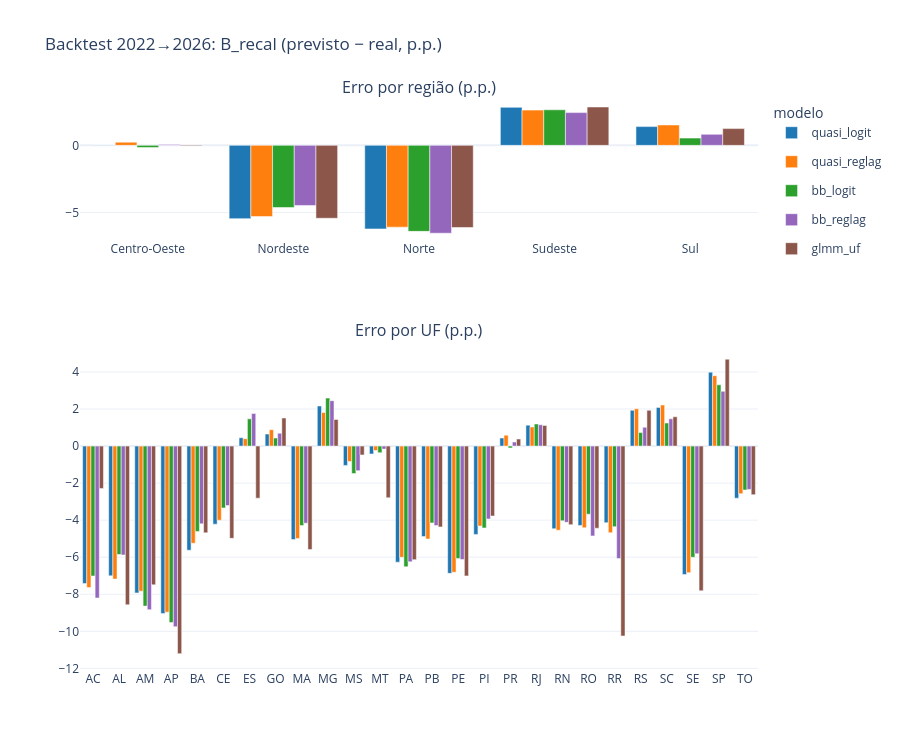

Notebook code for this chart:
### Markdown cell above
## 12.4 Erro por região e UF (variantes A e B)

### Code cell
for var in ("A_bruto", "B_recal"):
    SA.salvar_fig(G.figura_backtest(var, reg_t, uf_t), PASTA_F, f"backtest_{var}")
G.figura_backtest("B_recal", reg_t, uf_t).show()

### Figure 1 — Plotly figure (JSON) as saved in the notebook; plotly's stock layout.template omitted (floating-point values rounded to 4 significant figures)
{"data": [{"legendgroup": "quasi_logit", "marker": {"color": "#1f77b4"}, "name": "quasi_logit", "type": "bar", "x": ["Centro-Oeste", "Nordeste", "Norte", "Sudeste", "Sul"], "xaxis": "x", "y": [0.02133, -5.459, -6.224, 2.831, 1.396], "yaxis": "y"}, {"legendgroup": "quasi_reglag", "marker": {"color": "#ff7f0e"}, "name": "quasi_reglag", "type": "bar", "x": ["Centro-Oeste", "Nordeste", "Norte", "Sudeste", "Sul"], "xaxis": "x", "y": [0.2384, -5.303, -6.092, 2.624, 1.519], "yaxis": "y"}, {"legendgroup": "bb_logit", "marker": {"color": "#2ca02c"}, "name": "bb_logit", "type": "bar", "x": ["Centro-Oeste", "Nordeste", "Norte", "Sudeste", "Sul"], "xaxis": "x", "y": [-0.1634, -4.63, -6.407, 2.649, 0.5404], "yaxis": "y"}, {"legendgroup": "bb_reglag", "marker": {"color": "#9467bd"}, "name": "bb_reglag", "type": "bar", "x": ["Centro-Oeste", "Nordeste", "Norte", "Sudeste", "Sul"], "xaxis": "x", "y": [0.05705, -4.478, -6.544, 2.438, 0.8221], "yaxis": "y"}, {"legendgroup": "glmm_uf", "marker": {"color": "#8c564b"}, "name": "glmm_uf", "type": "bar", "x": ["Centro-Oeste", "Nordeste", "Norte", "Sudeste", "Sul"], "xaxis": "x", "y": [-0.0485, -5.43, -6.121, 2.856, 1.248], "yaxis": "y"}, {"legendgroup": "quasi_logit", "marker": {"color": "#1f77b4"}, "name": "quasi_logit", "showlegend": false, "type": "bar", "x": ["AC", "AL", "AM", "AP", "BA", "CE", "ES", "GO", "MA", "MG", "MS", "MT", "PA", "PB", "PE", "PI", "PR", "RJ", "RN", "RO", "RR", "RS", "SC", "SE", "SP", "TO"], "xaxis": "x2", "y": [-7.422, -7.007, -7.928, -9.042, -5.623, -4.215, 0.4495, 0.649, -5.045, 2.163, -1.042, -0.4264, -6.266, -4.886, -6.871, -4.769, 0.4332, 1.13, -4.463, -4.284, -4.138, 1.929, 2.087, -6.931, 3.992, -2.812], "yaxis": "y2"}, {"legendgroup": "quasi_reglag", "marker": {"color": "#ff7f0e"}, "name": "quasi_reglag", "showlegend": false, "type": "bar", "x": ["AC", "AL", "AM", "AP", "BA", "CE", "ES", "GO", "MA", "MG", "MS", "MT", "PA", "PB", "PE", "PI", "PR", "RJ", "RN", "RO", "RR", "RS", "SC", "SE", "SP", "TO"], "xaxis": "x2", "y": [-7.64, -7.182, -7.833, -8.966, -5.248, -4.002, 0.4, 0.8845, -4.995, 1.807, -0.8344, -0.2378, -6.005, -5.013, -6.815, -4.321, 0.5899, 1.031, -4.544, -4.409, -4.676, 2.014, 2.216, -6.833, 3.802, -2.572], "yaxis": "y2"}, {"legendgroup": "bb_logit", "marker": {"color": "#2ca02c"}, "name": "bb_logit", "showlegend": false, "type": "bar", "x": ["AC", "AL", "AM", "AP", "BA", "CE", "ES", "GO", "MA", "MG", "MS", "MT", "PA", "PB", "PE", "PI", "PR", "RJ", "RN", "RO", "RR", "RS", "SC", "SE", "SP", "TO"], "xaxis": "x2", "y": [-7.016, -5.854, -8.64, -9.529, -4.608, -3.34, 1.469, 0.4345, -4.294, 2.589, -1.486, -0.3583, -6.517, -4.148, -6.072, -4.418, -0.09998, 1.194, -4.032, -3.675, -4.354, 0.7315, 1.245, -6.003, 3.31, -2.37], "yaxis": "y2"}, {"legendgroup": "bb_reglag", "marker": {"color": "#9467bd"}, "name": "bb_reglag", "showlegend": false, "type": "bar", "x": ["AC", "AL", "AM", "AP", "BA", "CE", "ES", "GO", "MA", "MG", "MS", "MT", "PA", "PB", "PE", "PI", "PR", "RJ", "RN", "RO", "RR", "RS", "SC", "SE", "SP", "TO"], "xaxis": "x2", "y": [-8.201, -5.878, -8.831, -9.751, -4.2, -3.212, 1.759, 0.694, -4.16, 2.45, -1.331, -0.1642, -6.25, -4.289, -6.126, -3.934, 0.219, 1.151, -4.116, -4.848, -6.068, 1.015, 1.469, -5.814, 2.957, -2.342], "yaxis": "y2"}, {"legendgroup": "glmm_uf", "marker": {"color": "#8c564b"}, "name": "glmm_uf", "showlegend": false, "type": "bar", "x": ["AC", "AL", "AM", "AP", "BA", "CE", "ES", "GO", "MA", "MG", "MS", "MT", "PA", "PB", "PE", "PI", "PR", "RJ", "RN", "RO", "RR", "RS", "SC", "SE", "SP", "TO"], "xaxis": "x2", "y": [-2.287, -8.566, -7.493, -11.21, -4.685, -4.981, -2.813, 1.515, -5.587, 1.44, -0.4777, -2.79, -6.131, -4.365, -7.008, -3.775, 0.38, 1.115, -4.242, -4.435, -10.26, 1.931, 1.582, -7.814, 4.691, -2.622], "yaxis": "y2"}], "layout": {"annotations": [{"font": {"size": 16}, "showarrow": false, "text": "Erro por região (p.p.)", "x": 0.5, "xanchor": "center", "xref": "paper", "y": 1.0, "yanchor": "bottom", "yref": "paper"}, {"font": {"size": 16}, "showarrow": false, "text": "Erro por UF (p.p.)", "x": 0.5, "xanchor": "center", "xref": "paper", "y": 0.574, "yanchor": "bottom", "yref": "paper"}], "barmode": "group", "height": 750, "legend": {"title": {"text": "modelo"}}, "title": {"text": "Backtest 2022→2026: B_recal (previsto − real, p.p.)"}, "xaxis": {"anchor": "y", "domain": [0.0, 1.0]}, "xaxis2": {"anchor": "y2", "domain": [0.0, 1.0]}, "yaxis": {"anchor": "x", "domain": [0.754, 1.0]}, "yaxis2": {"anchor": "x2", "domain": [0.0, 0.574]}}}
